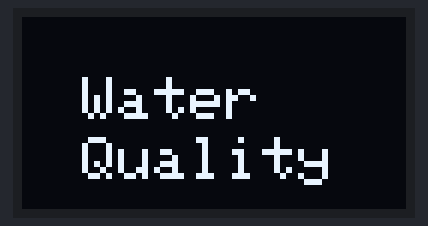
A sketch run on a simulated ESP32. Shown: 128×64 one-colour display. The display library's start-up logo is not drawn.

Above: at 2.4 s.
At 4.4 s:
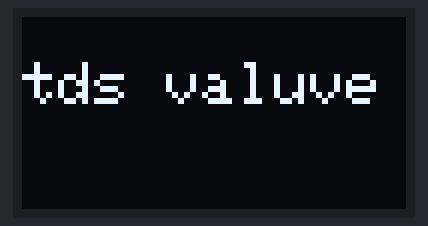
At 4.9 s:
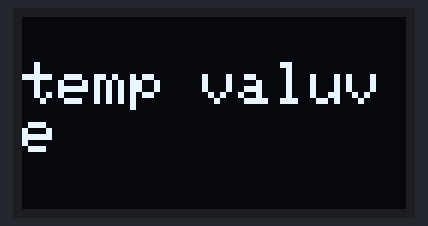

Measured:
- by itself, everything shown: repeats every 3.1 s, in 3 steps
- what the display in image 0 shows lasts 2.1 s, from 2.3 s to 4.4 s
- what the display in image 1 shows lasts 0.5 s, from 4.4 s to 4.9 s

The sketch:

esp_oled.ino
```cpp
#include <Adafruit_GFX.h>
#include <Adafruit_SH110X.h>

#define i2c_Address 0x3c

#define SCREEN_WIDTH 128 // OLED display width, in pixels
#define SCREEN_HEIGHT 64 // OLED display height, in pixels
#define OLED_RESET -1   //   QT-PY / XIAO
Adafruit_SH1106G display = Adafruit_SH1106G(SCREEN_WIDTH, SCREEN_HEIGHT, &Wire, OLED_RESET);

#define NUMFLAKES 10
#define XPOS 0
#define YPOS 1
#define DELTAY 2

#define OLED_SDA 21
#define OLED_SCL 22

void setup(){

  delay(250); // wait for the OLED to power up
  display.begin(i2c_Address, true); // Address 0x3C default
 //display.setContrast (0); // dim display
  pinMode(OLED_SDA, INPUT_PULLUP);           // set pin to input
  pinMode(OLED_SCL, INPUT_PULLUP);           // set pin to input

  display.display();
  delay(2000);
}

void loop(){

// Clear the buffer.
  display.clearDisplay();
  display.clearDisplay();
  display.setTextSize(2);
  display.setTextColor(SH110X_WHITE);
  display.setCursor(20, 20);
  display.print("Water");
  display.setCursor(20, 40);
  display.print("Quality");
  display.display();
  delay(2000);

// tds print
    display.clearDisplay();
    display.setTextSize(2);
    display.setTextColor(SH110X_WHITE);
    display.setCursor(0, 15);
    display.print("tds valuve");
    display.display();
    delay(500);

// temp print
    display.clearDisplay();
    display.setTextSize(2);
    display.setTextColor(SH110X_WHITE);
    display.setCursor(0, 15);
    display.print("temp valuve");
    display.display();
    delay(500);
}
```
